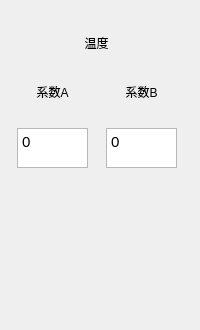
         <widget class="QWidget" name="layoutWidget_5">
          <property name="geometry">
           <rect>
            <x>732</x>
            <y>150</y>
            <width>200</width>
            <height>330</height>
           </rect>
          </property>
          <layout class="QGridLayout" name="gridLayout_11">
           <item row="1" column="0">
            <widget class="QLabel" name="label_58">
             <property name="minimumSize">
              <size>
               <width>71</width>
               <height>23</height>
              </size>
             </property>
             <property name="maximumSize">
              <size>
               <width>51</width>
               <height>23</height>
              </size>
             </property>
             <property name="text">
              <string>系数A</string>
             </property>
             <property name="alignment">
              <set>Qt::AlignCenter</set>
             </property>
             <property name="wordWrap">
              <bool>false</bool>
             </property>
            </widget>
           </item>
           <item row="2" column="1">
            <widget class="QTextBrowser" name="textBrowser_2_x_a_47">
             <property name="minimumSize">
              <size>
               <width>71</width>
               <height>40</height>
              </size>
             </property>
             <property name="maximumSize">
              <size>
               <width>71</width>
               <height>40</height>
              </size>
             </property>
             <property name="font">
              <font>
               <pointsize>11</pointsize>
              </font>
             </property>
             <property name="html">
              <string>&lt;!DOCTYPE HTML PUBLIC &quot;-//W3C//DTD HTML 4.0//EN&quot; &quot;http://www.w3.org/TR/REC-html40/strict.dtd&quot;&gt;
&lt;html&gt;&lt;head&gt;&lt;meta name=&quot;qrichtext&quot; content=&quot;1&quot; /&gt;&lt;style type=&quot;text/css&quot;&gt;
p, li { white-space: pre-wrap; }
&lt;/style&gt;&lt;/head&gt;&lt;body style=&quot; font-family:'SimSun'; font-size:11pt; font-weight:400; font-style:normal;&quot;&gt;
&lt;p style=&quot; margin-top:0px; margin-bottom:0px; margin-left:0px; margin-right:0px; -qt-block-indent:0; text-indent:0px;&quot;&gt;0&lt;/p&gt;&lt;/body&gt;&lt;/html&gt;</string>
             </property>
            </widget>
           </item>
           <item row="1" column="1">
            <widget class="QLabel" name="label_59">
             <property name="minimumSize">
              <size>
               <width>71</width>
               <height>23</height>
              </size>
             </property>
             <property name="maximumSize">
              <size>
               <width>51</width>
               <height>23</height>
              </size>
             </property>
             <property name="text">
              <string>系数B</string>
             </property>
             <property name="alignment">
              <set>Qt::AlignCenter</set>
             </property>
            </widget>
           </item>
           <item row="4" column="1">
            <widget class="QLabel" name="label_4">
             <property name="minimumSize">
              <size>
               <width>77</width>
               <height>40</height>
              </size>
             </property>
             <property name="maximumSize">
              <size>
               <width>77</width>
               <height>40</height>
              </size>
             </property>
             <property name="text">
              <string/>
             </property>
            </widget>
           </item>
           <item row="3" column="1">
            <widget class="QLabel" name="label_5">
             <property name="minimumSize">
              <size>
               <width>77</width>
               <height>40</height>
              </size>
             </property>
             <property name="maximumSize">
              <size>
               <width>77</width>
               <height>40</height>
              </size>
             </property>
             <property name="text">
              <string/>
             </property>
            </widget>
           </item>
           <item row="4" column="0">
            <widget class="QLabel" name="label_3">
             <property name="minimumSize">
              <size>
               <width>77</width>
               <height>40</height>
              </size>
             </property>
             <property name="maximumSize">
              <size>
               <width>77</width>
               <height>40</height>
              </size>
             </property>
             <property name="text">
              <string/>
             </property>
            </widget>
           </item>
           <item row="0" column="0" colspan="2">
            <widget class="QLabel" name="label_57">
             <property name="minimumSize">
              <size>
               <width>159</width>
               <height>23</height>
              </size>
             </property>
             <property name="maximumSize">
              <size>
               <width>148</width>
               <height>25</height>
              </size>
             </property>
             <property name="text">
              <string>温度</string>
             </property>
             <property name="alignment">
              <set>Qt::AlignCenter</set>
             </property>
            </widget>
           </item>
           <item row="3" column="0">
            <widget class="QLabel" name="label_2">
             <property name="minimumSize">
              <size>
               <width>77</width>
               <height>40</height>
              </size>
             </property>
             <property name="maximumSize">
              <size>
               <width>77</width>
               <height>40</height>
              </size>
             </property>
             <property name="text">
              <string/>
             </property>
            </widget>
           </item>
           <item row="2" column="0">
            <widget class="QTextBrowser" name="textBrowser_2_x_a_46">
             <property name="minimumSize">
              <size>
               <width>71</width>
               <height>40</height>
              </size>
             </property>
             <property name="maximumSize">
              <size>
               <width>71</width>
               <height>40</height>
              </size>
             </property>
             <property name="font">
              <font>
               <pointsize>11</pointsize>
              </font>
             </property>
             <property name="html">
              <string>&lt;!DOCTYPE HTML PUBLIC &quot;-//W3C//DTD HTML 4.0//EN&quot; &quot;http://www.w3.org/TR/REC-html40/strict.dtd&quot;&gt;
&lt;html&gt;&lt;head&gt;&lt;meta name=&quot;qrichtext&quot; content=&quot;1&quot; /&gt;&lt;style type=&quot;text/css&quot;&gt;
p, li { white-space: pre-wrap; }
&lt;/style&gt;&lt;/head&gt;&lt;body style=&quot; font-family:'SimSun'; font-size:11pt; font-weight:400; font-style:normal;&quot;&gt;
&lt;p style=&quot; margin-top:0px; margin-bottom:0px; margin-left:0px; margin-right:0px; -qt-block-indent:0; text-indent:0px;&quot;&gt;0&lt;/p&gt;&lt;/body&gt;&lt;/html&gt;</string>
             </property>
            </widget>
           </item>
          </layout>
         </widget>
